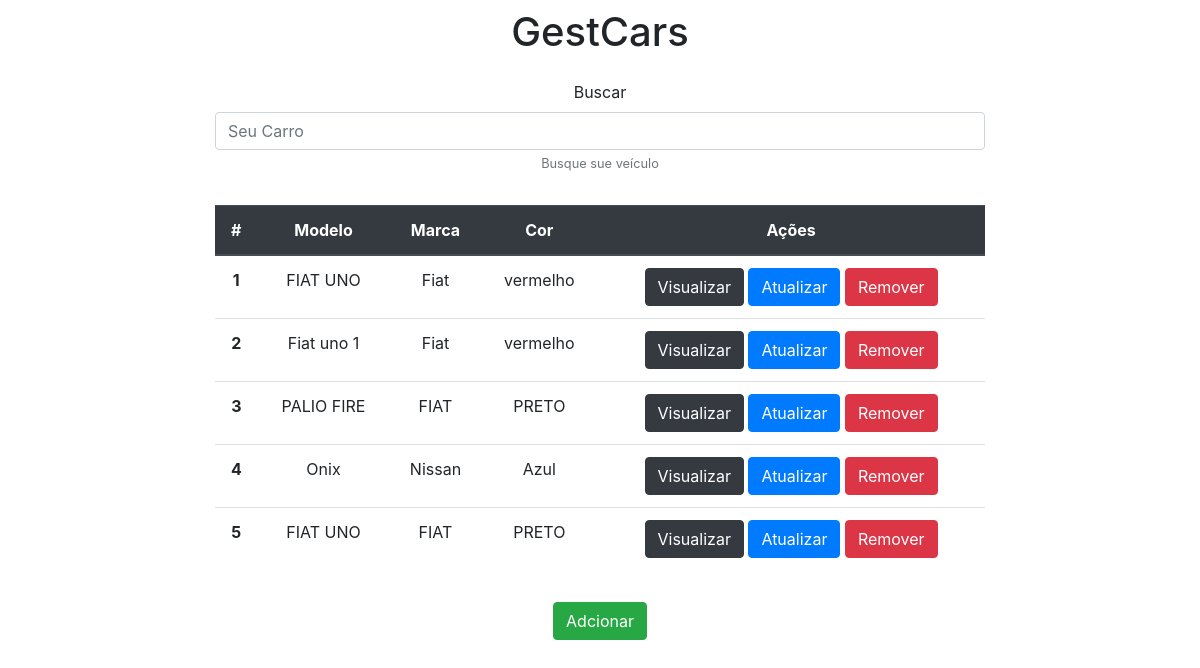
The app's page /, older data.
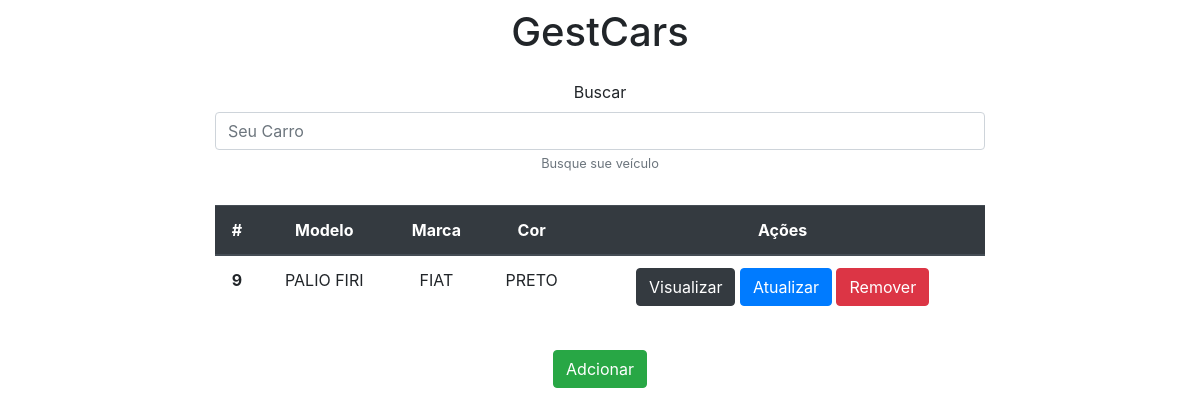
The same page, newer data.
### app/models.py (models this page shows, shortened)
class Carro(models.Model):
    nome = models.CharField(max_length=100)
    marca = models.CharField(max_length=100)
    cor = models.CharField(max_length=100)

### app/views.py (the view)
# urls.py: 2. Add a URL to urlpatterns:  path('', views.home, name='home')
def home(request):
    carros = Carro.objects.all()
    return render(request,'index.html', {'carros' : carros})

### app/templates/index.html (shortened to what this page needs)
<!DOCTYPE html>
<html lang="en">
<head>
    <link rel="stylesheet" href="https://stackpath.bootstrapcdn.com/bootstrap/4.4.1/css/bootstrap.min.css">
</head>
<body>
    <div class="col-8 m-auto pt-2 pb-2 text-center">
        <h1>GestCars</h1>
    </div>
    <div class="form-group col-8 m-auto pt-2 pb-2 text-center">
        <label for="exampleInputEmail1">Buscar</label>
        <input type="text" class="form-control" id="exampleInput" aria-describedby="emailHelp" placeholder="Seu Carro">
        <small id="Help" class="form-text text-muted">Busque sue veículo</small>
    </div>
    <div class="col-8 m-auto pt-4 pb-2 text-center">
        <table class="table">
          <thead class="thead-dark">
            <tr>
              <th scope="col">#</th>
              <th scope="col">Modelo</th>
              <th scope="col">Marca</th>
              <th scope="col">Cor</th>
              <th scope="col">Ações</th>
            </tr>
          </thead>
          <tbody>
            {% for carro in carros %}
                <tr>
                    <th scope="row">{{carro.id}}</th>
                    <td>{{carro.nome}}</td>
                    <td>{{carro.marca}}</td>
                    <td>{{carro.cor}}</td>
                    <td>
                        <a href="view/{{carro.id}}" class="btn btn-dark">Visualizar</a>
                        <a href="edit/{{carro.id}}" class="btn btn-primary">Atualizar</a>
                        <a href="delete/{{carro.id}}" class="btn btn-danger">Remover</a>
                    </td>
                </tr>
            {% endfor %}
          </tbody>
        </table>
    </div>
    <div class="col-8 m-auto pt-2 pb-2 text-center">
        <a href="form/" class="btn btn-success">Adcionar</a>
    </div>
</body>
</html>

Row changes from the older to the newer data that the page shows:
removed Carro: id "1", nome "FIAT UNO", marca "Fiat", cor "vermelho"
removed Carro: id "2", nome "Fiat uno 1", marca "Fiat", cor "vermelho"
removed Carro: id "3", nome "PALIO FIRE", marca "FIAT", cor "PRETO"
removed Carro: id "4", nome "Onix", marca "Nissan", cor "Azul"
removed Carro: id "5", nome "FIAT UNO", marca "FIAT", cor "PRETO"
added Carro: id "9", nome "PALIO FIRI", marca "FIAT", cor "PRETO"
